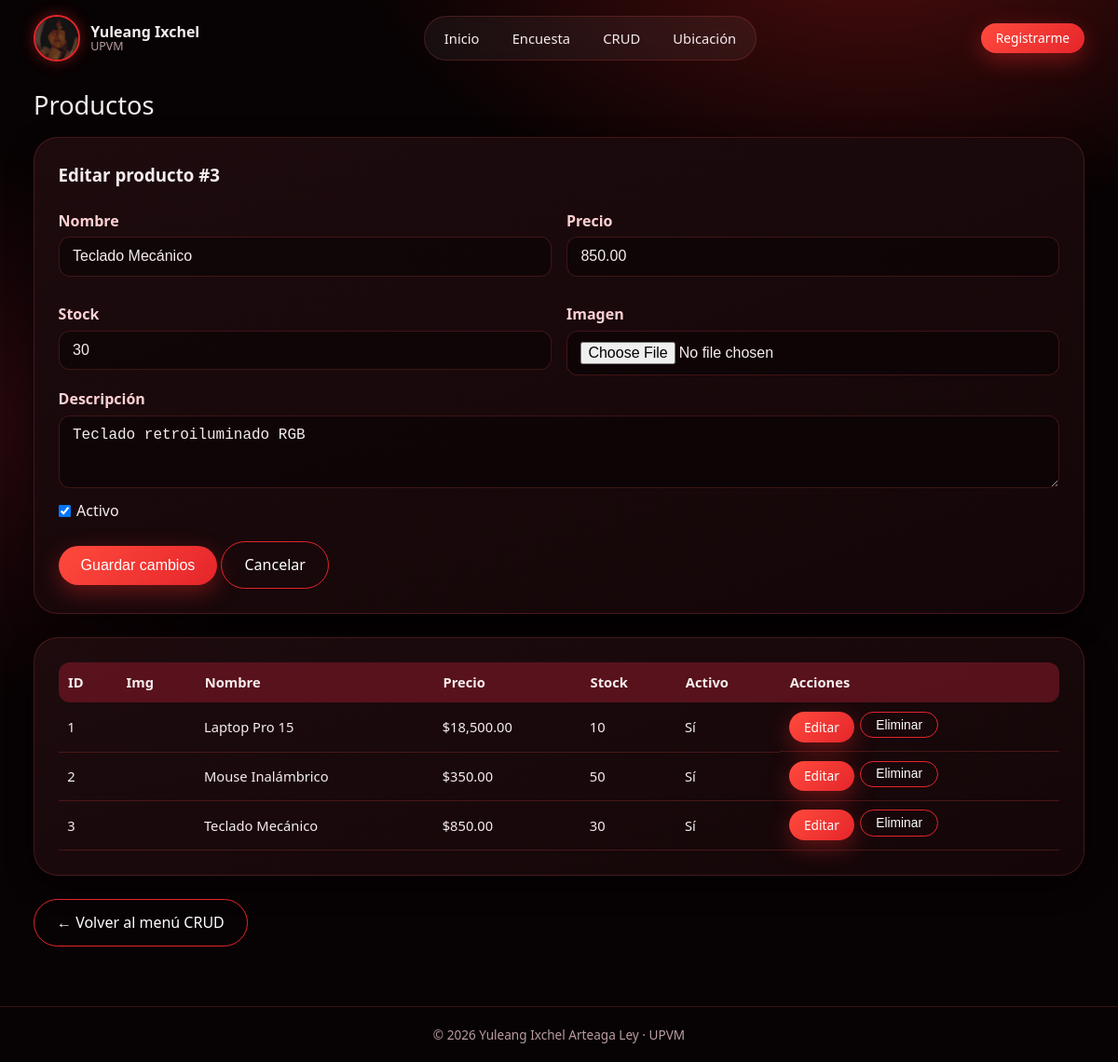
/crud/productos.php?editar=3, run on the app's committed database.
### tables this page shows
CREATE TABLE productos (
    id_producto  INT            NOT NULL AUTO_INCREMENT,
    nombre       VARCHAR(150)   NOT NULL,
    descripcion  TEXT,
    precio       DECIMAL(10, 2) NOT NULL,
    stock        INT            NOT NULL DEFAULT 0,
    imagen       VARCHAR(255),   
    activo       TINYINT(1)     NOT NULL DEFAULT 1,
    created_at   TIMESTAMP      NOT NULL DEFAULT CURRENT_TIMESTAMP,
    updated_at   TIMESTAMP      NOT NULL DEFAULT CURRENT_TIMESTAMP ON UPDATE CURRENT_TIMESTAMP,
    CONSTRAINT pk_productos PRIMARY KEY (id_producto),
    CONSTRAINT chk_precio   CHECK (precio >= 0),
    CONSTRAINT chk_stock    CHECK (stock  >= 0)
);

### config.php (called while the page is built, shortened)
<?php
function e($s): string { return htmlspecialchars((string)$s, ENT_QUOTES, 'UTF-8'); }

### crud/productos.php (the view, shortened to what this page needs)
<?php
require __DIR__ . '/../config.php';
$pdo = db(DB_SISTEMA); $msg = ''; $err = '';
$editar = null;
if (isset($_GET['editar'])) {
    $st = $pdo->prepare('SELECT * FROM productos WHERE id_producto=?');
    $st->execute([(int)$_GET['editar']]);
    $editar = $st->fetch() ?: null;
}
$filas = $pdo->query('SELECT * FROM productos ORDER BY id_producto')->fetchAll();
include __DIR__ . '/../includes/header.php';
?>
<h2>Productos</h2>
<section class="card">
  <h3><?= $editar ? 'Editar producto #' . e($editar['id_producto']) : 'Nuevo producto' ?></h3>
  <form method="post" enctype="multipart/form-data">
    <div class="grid2">
      <div><label>Nombre</label><input type="text" name="nombre" required maxlength="150" value="<?= e($editar['nombre'] ?? '') ?>"></div>
      <div><label>Precio</label><input type="number" name="precio" step="0.01" min="0" required value="<?= e($editar['precio'] ?? '') ?>"></div>
      <div><label>Stock</label><input type="number" name="stock" min="0" required value="<?= e($editar['stock'] ?? 0) ?>"></div>
      <div><label>Imagen</label><input type="file" name="imagen" accept="image/*"></div>
    </div>
    <label>Descripción</label><textarea name="descripcion" rows="3"><?= e($editar['descripcion'] ?? '') ?></textarea>
    <?php if ($editar): ?><div class="opciones"><label><input type="checkbox" name="activo" <?= $editar['activo'] ? 'checked' : '' ?>> Activo</label></div><?php endif; ?>
    <p style="margin-top:1rem">
      <button class="btn" type="submit"><?= $editar ? 'Guardar cambios' : 'Crear producto' ?></button>
      <?php if ($editar): ?><a class="btn sec" href="productos.php">Cancelar</a><?php endif; ?>
    </p>
  </form>
</section>
<section class="card tabla-wrap">
  <table>
    <tr><th>ID</th><th>Img</th><th>Nombre</th><th>Precio</th><th>Stock</th><th>Activo</th><th>Acciones</th></tr>
    <?php foreach ($filas as $f): ?>
    <tr>
      <td><?= e($f['id_producto']) ?></td>
      <td><?php if ($f['imagen']): ?><img class="thumb" src="../imagenes_productos/<?= e($f['imagen']) ?>" alt=""><?php endif; ?></td>
      <td><?= e($f['nombre']) ?></td><td>$<?= number_format($f['precio'], 2) ?></td>
      <td><?= e($f['stock']) ?></td><td><?= $f['activo'] ? 'Sí' : 'No' ?></td>
      <td class="acciones">
        <a class="btn chico" href="?editar=<?= $f['id_producto'] ?>">Editar</a>
        <form method="post" onsubmit="return confirm('¿Eliminar este producto?')">
          <button class="btn chico sec" type="submit">Eliminar</button>
        </form>
      </td>
    </tr>
    <?php endforeach; ?>
  </table>
</section>
<p><a class="btn sec" href="index.php">← Volver al menú CRUD</a></p>
<?php include __DIR__ . '/../includes/footer.php'; ?>

### assets/css/style.css (style rules this page uses)
:root { --bg:#070203; --panel:#140608; --panel2:#1d0b0e; --rojo:#ff2d2d; --rojo2:#e5252a; --vino:#8b1a2b; --texto:#f6eded; --suave:#b99ca0; --borde:rgba(255,85,85,.2); --ok:#2e7d52; }
* { box-sizing:border-box;margin:0;padding:0 }
html { scroll-behavior:smooth }
body { font-family:'Segoe UI',system-ui,Arial,sans-serif;color:var(--texto);min-height:100vh;display:flex;flex-direction:column;line-height:1.55; background:radial-gradient(900px 500px at 78% -6%,rgba(255,40,40,.28),transparent 62%), radial-gradient(700px 500px at -5% 40%,rgba(139,26,43,.25),transparent 60%),var(--bg) }
a { color:inherit }
.btn { display:inline-block;background:linear-gradient(135deg,#ff4a3d,var(--rojo2));color:#fff;border:none;padding:.75rem 1.5rem;border-radius:999px; font-size:1rem;cursor:pointer;text-decoration:none;transition:.2s;box-shadow:0 8px 24px rgba(255,45,45,.35) }
.btn.sec { background:transparent;border:1px solid var(--rojo2);box-shadow:none }
.btn.chico { padding:.35rem 1rem;font-size:.86rem }
h2 { font-weight:500;font-size:1.7rem;margin-bottom:.8rem }
h3 { margin-bottom:.6rem }
.card { background:linear-gradient(160deg,var(--panel2),var(--panel));border:1px solid var(--borde);border-radius:26px;padding:1.6rem;margin-bottom:1.6rem; box-shadow:0 10px 30px rgba(0,0,0,.45) }
label { display:block;margin:.8rem 0 .3rem;font-weight:600;color:#ffd0d3 }
input[type=text],input[type=email],input[type=number],input[type=file],select,textarea { width:100%;padding:.7rem .9rem;border-radius:12px;border:1px solid var(--borde);background:rgba(0,0,0,.4);color:var(--texto);font-size:1rem }
.opciones label { display:inline-flex;align-items:center;gap:.4rem;margin:.3rem 1rem .3rem 0;font-weight:400;color:var(--texto) }
.grid2 { display:grid;grid-template-columns:repeat(2,1fr);gap:1rem }
.tabla-wrap { overflow-x:auto }
table { width:100%;border-collapse:collapse;font-size:.92rem }
th { background:rgba(139,26,43,.55);text-align:left;padding:.65rem }
th:first-child { border-radius:12px 0 0 12px }
th:last-child { border-radius:0 12px 12px 0 }
td { padding:.6rem;border-bottom:1px solid var(--borde) }
.acciones { display:flex;gap:.4rem;flex-wrap:wrap }

### data on the page
productos: id_producto "3", nombre "Teclado Mecánico", precio "850.00", stock "30", descripcion "Teclado retroiluminado RGB", activo "☑", shows "Sí"
productos: id_producto "1", nombre "Laptop Pro 15", precio "18,500.00", stock "10", activo "Sí"
productos: id_producto "2", nombre "Mouse Inalámbrico", precio "350.00", stock "50", activo "Sí"
